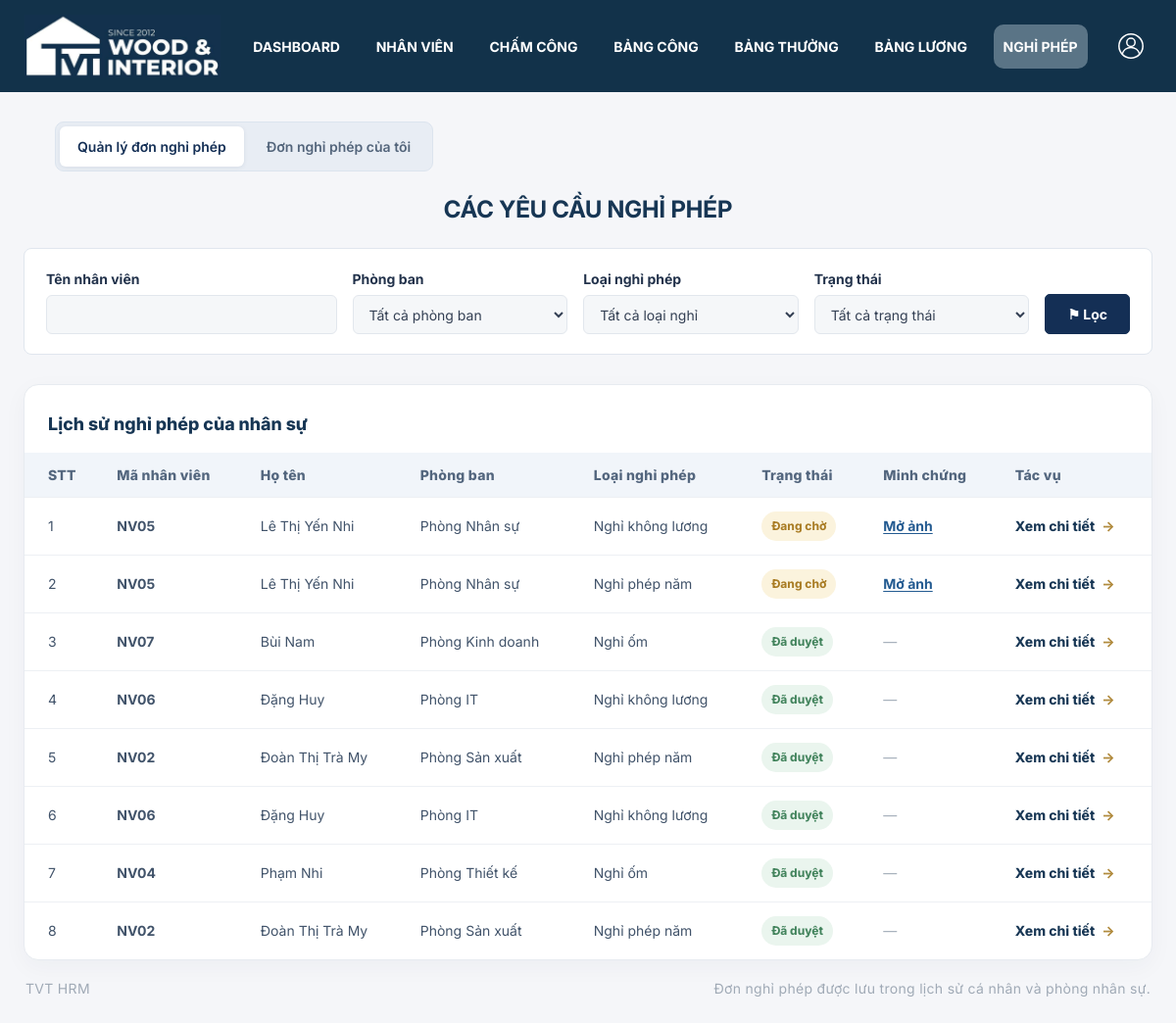
Before: /nghi_phep/ (signed in) with the older database file.
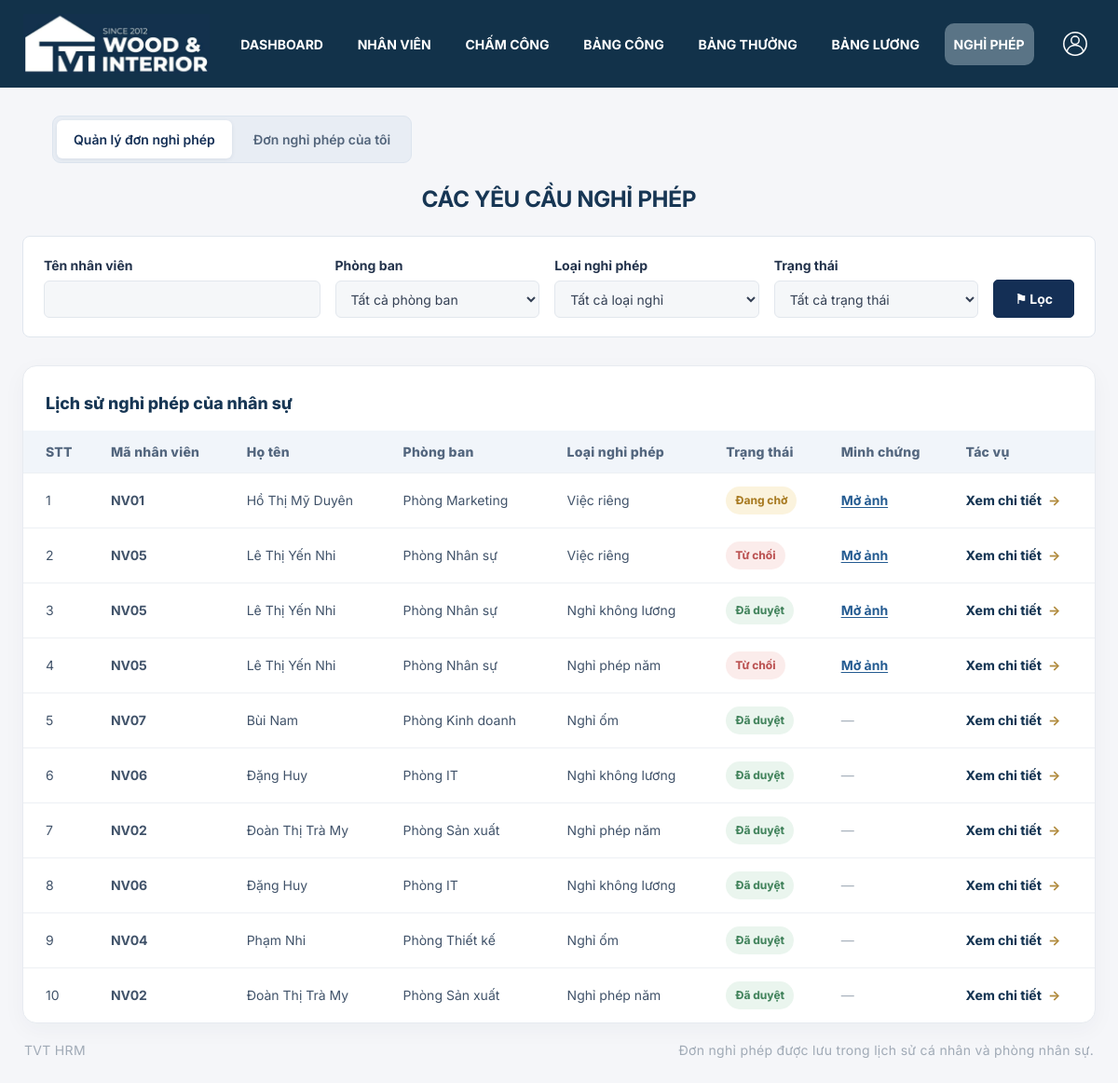
After: the same page with the newer database file.
### nghi_phep/models.py (models this page shows, shortened)
class LeaveRequest(models.Model):
    LEAVE_TYPES = [
        ('annual', 'Nghỉ phép năm'),
        ('sick', 'Nghỉ ốm'),
        ('personal', 'Việc riêng'),
        ('unpaid', 'Nghỉ không lương'),
    ]
    STATUS_CHOICES = [
        ('pending', 'Đang chờ'),
        ('approved', 'Đã duyệt'),
        ('rejected', 'Từ chối'),
    ]
    Ma_don = models.BigAutoField(primary_key=True)
    employee = models.ForeignKey(
        'employees.Employee',
        on_delete=models.PROTECT,
        related_name='leave_requests',
        db_column='Ma_nguoi_dung',
    )
    Ngay_bat_dau = models.DateField('Từ ngày')
    Ngay_ket_thuc = models.DateField('Đến ngày')
    leave_type = models.CharField(
        'Loại nghỉ',
        max_length=20,
        choices=LEAVE_TYPES,
        default='annual',
    )
    paid = models.BooleanField('Nghỉ hưởng lương', default=False)
    Ly_do = models.CharField('Lý do', max_length=255)
    Tep_dinh_kem = models.FileField(
        'Ảnh minh chứng',
        upload_to='leave_evidence/%Y/%m/',
        blank=True,
        null=True,
    )
    Trang_thai = models.CharField(
        'Trạng thái',
        max_length=12,
        choices=STATUS_CHOICES,
        default='pending',
    )
    review_note = models.TextField('Lý do từ chối', blank=True)
    created_at = models.DateTimeField(auto_now_add=True)
    reviewed_by = models.ForeignKey(
        settings.AUTH_USER_MODEL,
        null=True,
        blank=True,
        on_delete=models.PROTECT,
        related_name='reviewed_leave_requests',
    )
    reviewed_at = models.DateTimeField(null=True, blank=True)
    class Meta:
        ordering = ['-created_at']

### nhan_vien/models.py (models this page shows, shortened)
class Employee(models.Model):
    GENDER_CHOICES = [('Nam', 'Nam'), ('Nữ', 'Nữ')]
    EMPLOYMENT_STATUS_CHOICES = [
        ('Đang làm việc', 'Đang làm việc'),
        ('Tạm nghỉ', 'Tạm nghỉ'),
        ('Đã nghỉ việc', 'Đã nghỉ việc'),
    ]
    code = models.CharField('Mã nhân viên', max_length=25, unique=True)
    full_name = models.CharField('Họ tên', max_length=255)
    user = models.OneToOneField(settings.AUTH_USER_MODEL, on_delete=models.PROTECT,
                               related_name='employee', verbose_name='Tài khoản')
    department = models.ForeignKey(Department, on_delete=models.PROTECT, verbose_name='Phòng ban')
    position = models.ForeignKey('Position', null=True, blank=True, on_delete=models.SET_NULL,
                                 related_name='employees', verbose_name='Chức vụ')
    avatar = models.FileField('Ảnh đại diện', upload_to='employees/avatars/', blank=True,
                              validators=[FileExtensionValidator(['jpg', 'jpeg', 'png', 'webp'])])
    national_id = models.CharField('CCCD', max_length=12, null=True, blank=True, unique=True)
    gender = models.CharField('Giới tính', max_length=10, choices=GENDER_CHOICES, blank=True)
    date_of_birth = models.DateField('Ngày sinh', null=True, blank=True)
    phone = models.CharField('Số điện thoại', max_length=15, null=True, blank=True, unique=True)
    address = models.CharField('Địa chỉ', max_length=255, blank=True)
    hire_date = models.DateField('Ngày vào làm')
    base_salary = models.DecimalField('Lương cơ bản', max_digits=16, decimal_places=2,
                                     validators=[MinValueValidator(0)])
    payroll_settings = models.JSONField('Thiết lập tính lương dùng chung', null=True, blank=True, default=None)
    is_active = models.BooleanField('Đang làm việc', default=True)
    employment_status = models.CharField('Trạng thái nhân viên', max_length=30,
                                         choices=EMPLOYMENT_STATUS_CHOICES,
                                         default='Đang làm việc')
    class Meta:
        ordering = ['code']
        db_table = 'Ho_so_ca_nhan'

class Department(models.Model):
    code = models.CharField('Mã phòng', max_length=30, unique=True)
    name = models.CharField('Tên phòng', max_length=150)
    allows_overtime = models.BooleanField('Phòng Sản xuất được phép OT', default=False)
    manager = models.ForeignKey('Employee', null=True, blank=True, on_delete=models.SET_NULL,
                                related_name='managed_departments', verbose_name='Trưởng phòng')
    class Meta:
        db_table = 'Phong_ban'
        constraints = [models.UniqueConstraint(fields=['allows_overtime'], condition=models.Q(allows_overtime=True),
                                               name='one_production_overtime_department')]

### nghi_phep/views.py (the view, shortened to what this page needs)
# urls.py: path('', views.leave_list, name='list'),
@login_required
def leave_list(request):
    own_employee = Employee.objects.filter(user=request.user, is_active=True).first()
    scope = reviewer_scope(request.user)
    is_reviewer = has_role(request.user, *REVIEWER_ROLES)
    default_view = 'manage' if is_reviewer else 'mine'
    requested_view = request.POST.get('view') if request.method == 'POST' else request.GET.get('view')
    active_view = requested_view or default_view
    if not is_reviewer or active_view not in {'mine', 'manage'}:
        active_view = default_view
    manage_view = is_reviewer and active_view == 'manage'
    requests = LeaveRequest.objects.select_related(
        'employee', 'employee__department', 'reviewed_by'
    )
    if manage_view:
        requests = requests.filter(employee__in=scope)
    elif own_employee:
        requests = requests.filter(employee=own_employee)
    else:
        requests = requests.none()
    form = LeaveRequestForm(data=request.POST or None, files=request.FILES or None)
    departments = (
        Department.objects.filter(employee__in=scope).distinct()
        if is_reviewer
        else Department.objects.none()
    )
    filters = LeaveFilterForm(departments, request.GET)
    if not filters.is_valid():
        requests = requests.none()
    else:
        data = filters.cleaned_data
        if data['q']:
            requests = requests.filter(
                Q(employee__full_name__icontains=data['q'])
                | Q(employee__code__icontains=data['q'])
            )
        if data['department']:
            requests = requests.filter(employee__department_id=data['department'])
        if data['status']:
            requests = requests.filter(Trang_thai=data['status'])
        if data['leave_type']:
            requests = requests.filter(leave_type=data['leave_type'])
        if data['start_date']:
            requests = requests.filter(Ngay_ket_thuc__gte=data['start_date'])
        if data['end_date']:
            requests = requests.filter(Ngay_bat_dau__lte=data['end_date'])
    selected_start = form.cleaned_data.get('Ngay_bat_dau') if form.is_bound else None
    annual_leave_year = selected_start.year if selected_start else timezone.localdate().year
    annual_leave_used = (
        annual_leave_days_used(own_employee, annual_leave_year)
        if own_employee else 0
    )
    return render(request, 'leaves/list.html', {
        'requests': requests,
        'form': form,
        'filters': filters,
        'is_reviewer': is_reviewer,
        'own_employee': own_employee,
        'can_review': is_reviewer,
        'active_view': active_view,
        'manage_view': manage_view,
        'annual_leave_year': annual_leave_year,
        'annual_leave_days': ANNUAL_LEAVE_DAYS,
        'annual_leave_remaining': max(0, ANNUAL_LEAVE_DAYS - annual_leave_used),
    })

### templates/leaves/list.html (shortened to what this page needs)
{% extends 'base.html' %}
{% load static %}
{% block extra_head %}
<link rel="stylesheet" href="{% static 'leaves/leave.css' %}?v=20261112-annual-leave">
{% endblock %}
{% block content %}
<section class="leave-page {% if manage_view %}leave-reviewer-page{% else %}leave-employee-page{% endif %}">
  {% if is_reviewer %}
    <nav class="leave-tabs" aria-label="Chức năng nghỉ phép">
      <a class="leave-tab {% if active_view == 'manage' %}active{% endif %}" href="{% url 'nghi_phep:list' %}?view=manage">Quản lý đơn nghỉ phép</a>
      <a class="leave-tab {% if active_view == 'mine' %}active{% endif %}" href="{% url 'nghi_phep:list' %}?view=mine">Đơn nghỉ phép của tôi</a>
    </nav>
  {% endif %}
  {% if manage_view %}
    <header class="leave-page-heading reviewer-page-heading"><h1>Các yêu cầu nghỉ phép</h1></header>
  {% else %}
    <header class="leave-page-heading employee-page-heading"><h1>ĐƠN NGHỈ PHÉP</h1></header>
  {% endif %}
  {% if manage_view %}
    <form method="get" class="leave-management-filter">
      <div class="leave-management-field keyword">
        <label for="{{ filters.q.id_for_label }}">Tên nhân viên</label>
        {{ filters.q }}
      </div>
      <div class="leave-management-field">
        <label for="{{ filters.department.id_for_label }}">Phòng ban</label>
        {{ filters.department }}
      </div>
      <div class="leave-management-field">
        <label for="{{ filters.leave_type.id_for_label }}">Loại nghỉ phép</label>
        {{ filters.leave_type }}
      </div>
      <div class="leave-management-field">
        <label for="{{ filters.status.id_for_label }}">Trạng thái</label>
        {{ filters.status }}
      </div>
      <button class="leave-management-filter-button" type="submit">⚑ Lọc</button>
    </form>
  {% endif %}
  <section class="leave-panel leave-history">
    <div class="leave-panel-title history-title">
      <div><h2>{% if manage_view %}Lịch sử nghỉ phép của nhân sự{% else %}Lịch sử nghỉ phép{% endif %}</h2></div>
    </div>
    <div class="leave-table-wrap {% if manage_view %}leave-management-table-wrap{% endif %}">
      <table class="leave-table {% if manage_view %}leave-management-table{% endif %}">
        <thead>
          <tr>
            <th>STT</th>
            {% if manage_view %}
              <th>Mã nhân viên</th>
              <th>Họ tên</th>
              <th class="leave-management-department">Phòng ban</th>
              <th>Loại nghỉ phép</th>
              <th>Trạng thái</th>
            {% else %}
              <th>Ngày bắt đầu</th>
              <th>Ngày kết thúc</th>
              <th>Loại nghỉ</th>
              <th>Trạng thái</th>
            {% endif %}
            <th>Minh chứng</th>
            <th>{% if manage_view %}Tác vụ{% else %}Chi tiết{% endif %}</th>
          </tr>
        </thead>
        <tbody>
          {% for item in requests %}
            <tr>
              <td>{{ forloop.counter }}</td>
              {% if manage_view %}
                <td class="leave-management-code">{{ item.employee.code }}</td>
                <td class="leave-management-name">{{ item.employee.full_name }}</td>
                <td class="leave-management-department">{{ item.employee.department.name }}</td>
                <td>{{ item.get_leave_type_display }}</td>
              {% else %}
                <td>{{ item.Ngay_bat_dau|date:'d/m/Y' }}</td>
                <td>{{ item.Ngay_ket_thuc|date:'d/m/Y' }}</td>
                <td>{{ item.get_leave_type_display }}</td>
              {% endif %}
              <td><span class="leave-status {{ item.Trang_thai }}">{{ item.get_Trang_thai_display }}</span></td>
              <td>
                {% if item.Tep_dinh_kem %}
                  <a class="leave-evidence-link" href="{% url 'nghi_phep:evidence' item.pk %}" target="_blank" rel="noopener">Mở ảnh</a>
                {% else %}
                  <span class="leave-no-evidence">—</span>
                {% endif %}
              </td>
              <td>
                <a class="leave-detail-link {% if manage_view %}manager-detail-link{% endif %}" href="{% url 'nghi_phep:detail' item.pk %}?view={% if manage_view %}manage{% else %}mine{% endif %}">
                  Xem chi tiết <span aria-hidden="true">→</span>
                </a>
              </td>
            </tr>
          {% endfor %}
        </tbody>
      </table>
    </div>
  </section>
  <footer class="leave-footer">
    <span>TVT HRM</span>
    <span>Đơn nghỉ phép được lưu trong lịch sử cá nhân và phòng nhân sự.</span>
  </footer>
</section>
{% endblock %}

### templates/base.html (shortened to what this page needs)
{% load static %}<!doctype html>
<html lang="vi">
<head><meta charset="utf-8"><meta name="viewport" content="width=device-width,initial-scale=1">
<link href="https://cdn.jsdelivr.net/npm/bootstrap@5.3.3/dist/css/bootstrap.min.css" rel="stylesheet">
<link rel="stylesheet" href="{% static 'css/navigation.css' %}?v=20261110-logo-2">
<link rel="stylesheet" href="{% static 'css/messages.css' %}?v=2">
{% block extra_head %}{% endblock %}
<link rel="stylesheet" href="{% static 'css/typography.css' %}?v=20261110-4">
</head><body class="{% block body_class %}{% endblock %}">
{% block navigation %}{% include 'includes/navigation.html' %}{% endblock %}
<main class="container-fluid px-4 pb-5">{% block record_scope %}{% endblock %}{% block content %}{% endblock %}</main>
</body></html>

### templates/includes/navigation.html (shortened to what this page needs)
{% load access_tags static %}{% role_allowed user 'Giám đốc' 'Nhân sự' 'Trưởng phòng' 'Nhân viên' as bonus_menu %}
{% role_allowed user 'Giám đốc' 'Nhân sự' 'Trưởng phòng' as can_view_dashboard %}
<nav class="at-nav" aria-label="Điều hướng chính">
  <a class="at-brand" href="{% url 'home' %}" aria-label="TVT trang chủ">
    <svg class="at-brand-logo" viewBox="96 354 812 260" width="200" height="64" aria-hidden="true">
      <image href="{% static 'images/tvt-navbar-logo.png' %}" width="1000" height="1000"/>
    </svg>
  </a>
  <div class="at-navlinks">
    {% if can_view_dashboard %}<a href="{% url 'dashboard' %}" {% if request.resolver_match.url_name == 'dashboard' %}class="active" aria-current="page"{% endif %}>DASHBOARD</a>{% endif %}
    {% if can_view_dashboard %}<a href="{% url 'employees' %}" {% if request.resolver_match.url_name == 'employees' or '/admin/employees/' in request.path %}class="active" aria-current="page"{% endif %}>NHÂN VIÊN</a>{% endif %}
    <a href="{% url 'bang_cong:cham-cong' %}" {% if request.resolver_match.url_name == 'cham-cong' %}class="active" aria-current="page"{% endif %}>CHẤM CÔNG</a>
    <a href="{% url 'bang_cong:danh-sach' %}" >BẢNG CÔNG</a>
    {% if bonus_menu %}<a href="{% if user.is_superuser %}{% url 'admin:bonuses_bonus_changelist' %}{% else %}{% url 'thuong:list' %}{% endif %}" >BẢNG THƯỞNG</a>{% endif %}
    <a href="{% if can_view_dashboard %}{% url 'bang_luong:list' %}{% else %}{% url 'bang_luong:personal' %}{% endif %}" >BẢNG LƯƠNG</a>
    <a href="{% url 'nghi_phep:list' %}" {% if request.resolver_match.namespace == 'nghi_phep' or '/admin/leaves/' in request.path %}class="active" aria-current="page"{% endif %}>NGHỈ PHÉP</a>
  </div>
  {% if user.is_authenticated %}
  <details class="at-account">
    <summary aria-label="Tài khoản" title="Tài khoản: {{ user.get_username }}">
      <svg width="30" height="30" viewBox="0 0 32 32" fill="none" stroke="currentColor" stroke-width="1.6" aria-hidden="true"><circle cx="16" cy="16" r="13"/><circle cx="16" cy="12" r="4.5"/><path d="M6.5 25a9.8 9.8 0 0 1 19 0"/></svg>
    </summary>
  </details>
  {% else %}<a class="at-login-link" href="{% url 'login' %}">Đăng nhập</a>{% endif %}
</nav>

Changed rows visible on the page:
added LeaveRequest: employee.code "NV01", employee.full_name "Hồ Thị Mỹ Duyên", employee.department.name "Phòng Marketing", leave_type "Việc riêng", Trang_thai "Đang chờ", shows "Mở ảnh"
added LeaveRequest: employee.code "NV05", employee.full_name "Lê Thị Yến Nhi", employee.department.name "Phòng Nhân sự", leave_type "Việc riêng", Trang_thai "Từ chối", shows "Mở ảnh"
computed for LeaveRequest (number 3 of 10 on the later page): Trang_thai "Đang chờ" → "Đã duyệt"
computed for LeaveRequest (number 4 of 10 on the later page): Trang_thai "Đang chờ" → "Từ chối"
